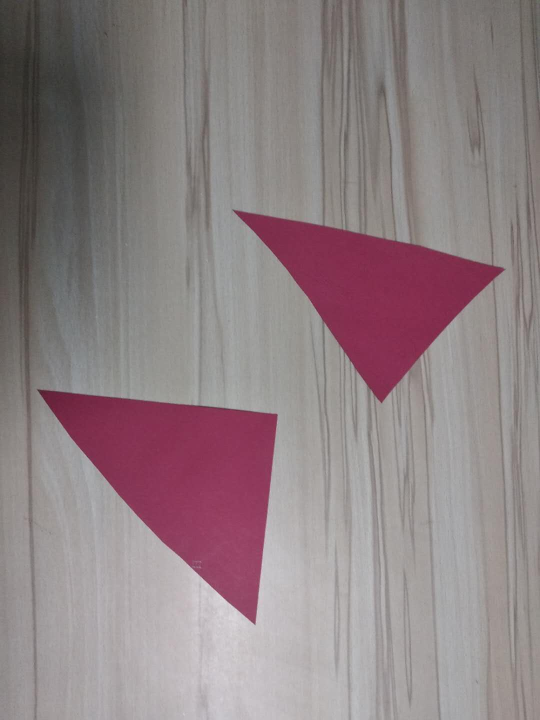
%> input picture example/1.jpg, 1080 x 1440 px (shown at 1/2 size)
$ octave --eval "result = demo;"   (GNU Octave 9; MATLAB toolbox functions it lacks are replaced by stand-ins)
%> lines starting %> are read from the running program, lines starting %| are printed output that depends on the picture; in (x1, y1, x2, y2) boxes, pixels count from 0 and x2, y2 are one past the last pixel; in counts of white or black regions, pixels touching at a corner belong together; the program's own positions count from 1
### src/clustereuclid.m
function index = clustereuclid(data,dist,maxp)
%
% 欧式聚类
% index = clustereuclid(data,dist,maxp)
%
% INPUT:
% data - 聚类数据，可以是多维
% dist - 聚类距离
% maxp - 最大点个数，原聚类中如果点个数大于maxp，将进行分裂形成两个聚类
%
% OUTPUT:
% index - 每个元素的类别号
% 注意：测试发现，数据量增加一倍，耗时增加大于1倍，所以处理的数据较多时，应分块处理
%       点个数一般不要大于1000
% REFERENCES:
% PCL 1.8.0\include\pcl-1.8\pcl\segmentation\extract_clusters.h

if ~exist('maxp','var')||isempty(maxp), maxp = 9999;end

Mdl = KDTreeSearcher(data);
n = size(data,1);
processed = zeros([n 1]);%是否已经被分类
nCluster  = 0;
index = zeros([n 1]);
for i = 1:n
    if processed(i)
        continue;
    end
    sq_idx = 1;
    seed_queue = i;%搜索队列
    processed(i) = true;
    while size(seed_queue,2)>=sq_idx
        idx = rangesearch(Mdl,data(seed_queue(sq_idx),:),dist);
        idx = idx{1};
        if isempty(idx)
            sq_idx = sq_idx+1;
            continue;
        end
        for j = 1:size(idx,2)
            if processed(idx(j))
                continue;
            end
            seed_queue = [seed_queue idx(j)];
            processed(idx(j)) = true;
        end
        sq_idx = sq_idx+1;
        if exist('maxp','var')&&size(seed_queue,2)>maxp
            break;%如果多于maxp个点，则进行分裂
        end
    end
    nCluster = nCluster+1;
    index(seed_queue) = nCluster;
end
end

### src/demo.m
function vertex = demo
% find vertex of triangle
% The program is suitable for single background.

% The program is written by Chen Qichao. You can redistribute or modify
% the program for non-commercial use. Any commercial use of this program
% is forbidden except being authorized.
%
% mail : mailboxchen@foxmail.com
% Copyright (C) 2015 - 2018  Chen Qichao

 originI = imread('../example/1.jpg');
%> originI is the input picture: size 1440x1080x3 uint8; mean R, G, B 142.8, 129.3, 131.9
 I2 = originI;
 if size(originI,3)==3
     originI = im2double(rgb2gray(originI));
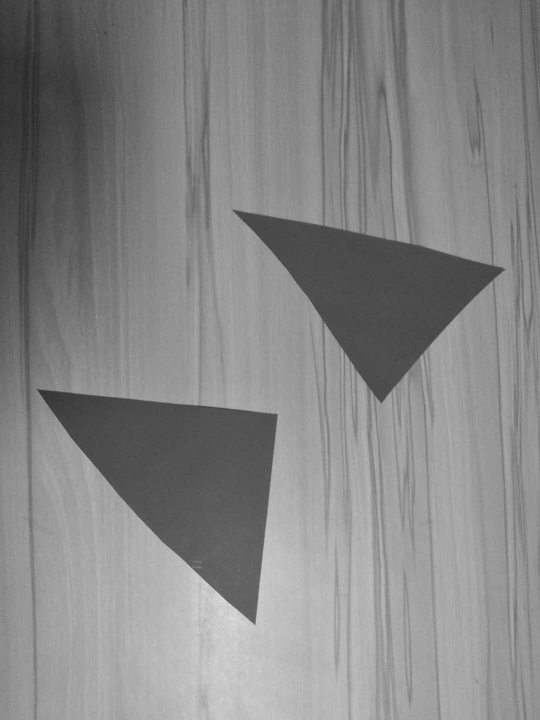
%> originI: size 1440x1080 double (shown at 1/2 size); min 0.145, max 0.914, mean 0.524
 else
     originI = im2double(originI);
 end

[H W] = size(originI);
%> H = 1440; W = 1080
if(H+W)<2000
    skip =  ceil((H+W)/1000);
else
   skip =  ceil((H+W)/500);
%> skip = 6
end
I = originI(1:skip:end,1:skip:end);
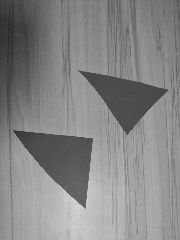
%> I: size 240x180 double; min 0.157, max 0.855, mean 0.523
BW = imbinarize(I, 'adaptive','Sensitivity' ,0.8);
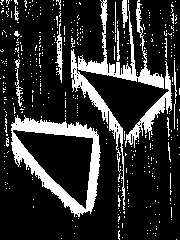
%> BW: size 240x180 logical; 18.3% white; 434 white regions (415 under 20 px), largest, box (x1, y1, x2, y2) and area: (11, 115, 101, 217) 2741, (71, 0, 164, 210) 2592, (125, 61, 172, 148) 780
% imshow(BW);
BW = edge(BW,'roberts');
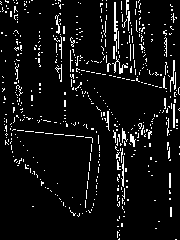
%> BW: size 240x180 logical; 6.9% white in thin lines or dots
% imshow(BW);
[py,px] = find(BW>0);
%> py = 2981 values from 1 to 240; px = 2981 values from 1 to 180
index = clustereuclid([px py],3);
%> the run ends on the next line
nc = unique(index);
for i=1:size(nc,1)
    tmpx = px(index==i);
    tmpy = py(index==i);
    cluster(i).data = [tmpx,tmpy];
end
cluster = getclusterinfo(cluster);
vertex = [];
for i=1:size(nc,1)
   if cluster(i).lenWidthRate<3&&cluster(i).n>50
       data = cluster(i).data;
       mp = mean(data);

       d = data - mp;
       dd = sqrt(d(:,1).*d(:,1)+d(:,2).*d(:,2));
       [~ ,idx1] = max(dd);
       vertex1 = data(idx1,:);

       d = data - vertex1;
       dd = sqrt(d(:,1).*d(:,1)+d(:,2).*d(:,2));
       [~ ,idx1] = max(dd);
       vertex2 = data(idx1,:);

       mv = (vertex1+vertex2)./2;
       d = data - (mp+(mp-mv).*3);
       dd = sqrt(d(:,1).*d(:,1)+d(:,2).*d(:,2));
       [~ ,idx1] = min(dd);
       vertex3 = data(idx1,:);

       vertex = [vertex;floor(vertex1) floor(vertex2) floor(vertex3)];
   end
end
vertex = vertex.*skip-skip./2;
for i=1:size(vertex,1)
    I2 = insertShape(I2,'Circle',[vertex(i,1:2) skip;vertex(i,3:4) skip;...
        vertex(i,5:6) skip],'Color',{'blue','blue','green'},'LineWidth',5);
end
axis equal;
imshow(I2);
imwrite(I2,'out.png');
end

$ run again, with example/2.jpg copied over example/1.jpg
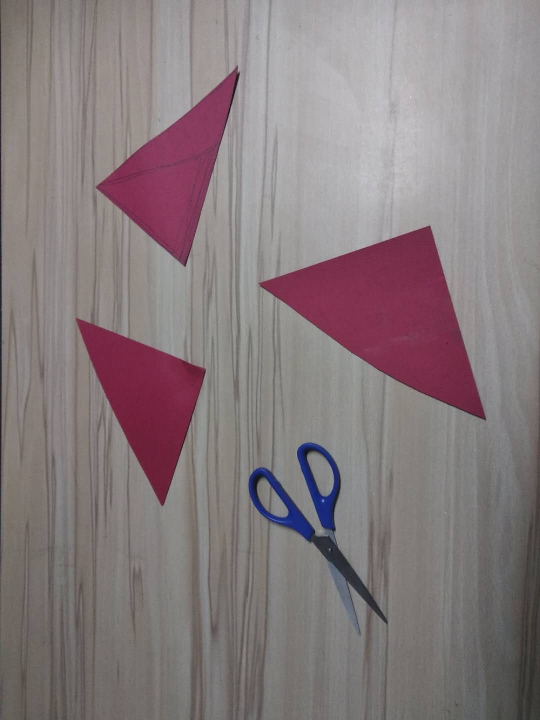
%> input picture example/2.jpg, 1080 x 1440 px (shown at 1/2 size)
%> in demo, originI is the input picture: size 1440x1080x3 uint8; mean R, G, B 134.9, 123.4, 125.7
%> originI: size 1440x1080 double
%> in demo, `I = originI(1:skip:end,1:skip:end);`:
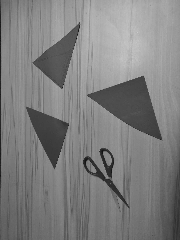
%> I: size 240x180 double; min 0.0627, max 0.8, mean 0.498
%> in demo, `BW = imbinarize(I, 'adaptive','Sensitivity' ,0.8);`:
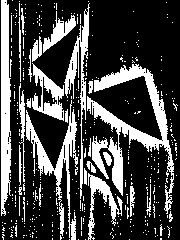
%> BW: size 240x180 logical; 27.4% white; 399 white regions (369 under 20 px), largest, box (x1, y1, x2, y2) and area: (87, 64, 174, 214) 3269, (1, 0, 12, 216) 1766, (26, 100, 78, 240) 1609
%> py = []
